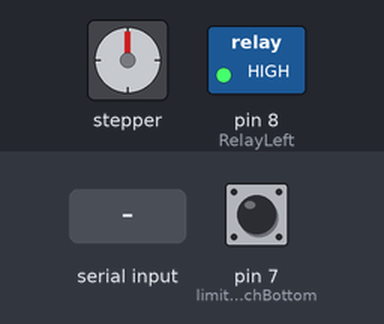
This sketch was run on a simulated Arduino Uno, built with avr-gcc and run on an emulated ATmega328P. Shown: stepper motor, switched loads named in the sketch (green lamp = pin HIGH). Dashed ring = blinking. Inputs (shaded band) come from the test bench; at power-on: pin 7 (limitSwitchBottom) LOW. Stepper angles assume 200 steps per turn; what the sketch prints to the serial monitor is not drawn.

Above: at 1.58 s.
2.3 s: "s,1\n" received over Serial
At 3.22 s:
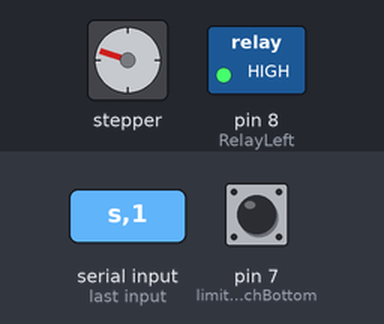
At 4.96 s:
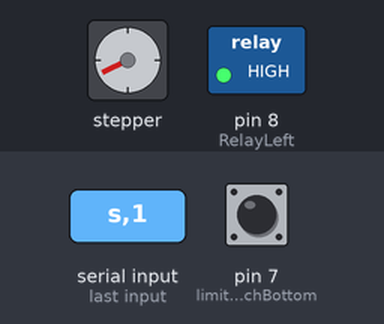
5.3 s: "w,1\n" received over Serial
At 6.5 s:
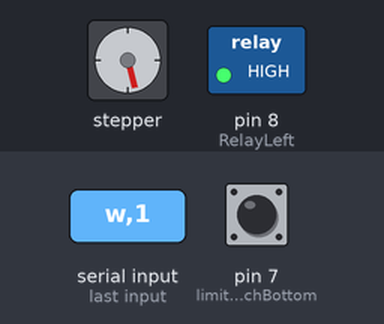
8.3 s: pin 7 (limitSwitchBottom) pulled HIGH for 0.15 s
11.4 s: pin 7 (limitSwitchBottom) pulled HIGH for 1 s
Timing chart, 0 to 21.4 s (numbered marks = the images above; inputs shaded):
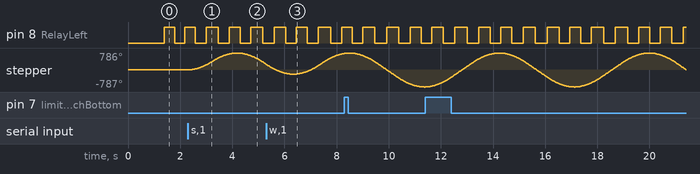

The sketch:

multi_stepper_test.ino
```cpp
#include <AccelStepper.h>
#include <MultiStepper.h>

#define MOTOR_A_ENABLE_PIN 6
#define MOTOR_A_STEP_PIN 4
#define MOTOR_A_DIR_PIN 5

#define MOTOR_B_ENABLE_PIN 1
#define MOTOR_B_STEP_PIN 3
#define MOTOR_B_DIR_PIN 2

#define RELAY_ON 1      // Define relay on pin state
#define RELAY_OFF 0     // Define relay off pin state

#define RelayLeft  8

AccelStepper stepper1(1, MOTOR_A_STEP_PIN, MOTOR_A_DIR_PIN);
AccelStepper stepper2(1, MOTOR_B_STEP_PIN, MOTOR_B_DIR_PIN);

const int limitSwitchTop = 0;
const int limitSwitchBottom = 7;

String inByte;
String splitInByte;
String command;
int pos;
int mSpeed2;
int lastLimSwitch = 1;


void setup()
{
    stepper1.setAcceleration(500.0);
    stepper2.setAcceleration(5000.0);

    pinMode(limitSwitchTop, INPUT);
    pinMode(limitSwitchBottom, INPUT);


    digitalWrite(RelayLeft, RELAY_OFF);
    pinMode(RelayLeft, OUTPUT);
    delay(1000);

    Serial.begin(9600);
    stepper2.setMaxSpeed(300);
//    stepper2.moveTo(-10000.0);
}


void startMotors(double speedH, double speedV, double dir){
  stepper1.setMaxSpeed(speedH);
  stepper1.moveTo(437);

//  stepper2.setMaxSpeed(speedV);
//  stepper2.moveTo(1000000 * dir);

}


int loops = 0;
void loop(){
loops ++;
if(Serial.available())  // if data available in serial port
      {

      inByte = Serial.readStringUntil('\n'); // read data until newline

      command = inByte.charAt(0); // takes the first character and saves it.

      inByte.remove(0,1); // now remove the letter at the begining, leaving the value.

      if(inByte.length() > 6){
        splitInByte = inByte.charAt(3);
        mSpeed2 = splitInByte.toInt();
        mSpeed2 = mSpeed2 * 100;
        inByte.remove(3, 5);
        }


      int mSpeed = inByte.toInt();// take the value and make it in an int.
      double dSpeed = (double) mSpeed;

      // send the commands
      if (command == "s"){
        startMotors(500.0, dSpeed, 1.0);
      }else if(command == "w"){
        startMotors(500.0, dSpeed, -1.0);

    }

  }


  if (digitalRead(limitSwitchTop) == HIGH){

      if(lastLimSwitch == 2){
        Serial.println("position: "+ String(stepper2.currentPosition()));
        Serial.println("top limit switch reached");
        lastLimSwitch = 1;
      }


  }
  if (digitalRead(limitSwitchBottom) == HIGH){

      if(lastLimSwitch == 1){
        Serial.println("position: " + String(stepper2.currentPosition()));
        Serial.println("bottom limit switch reached");
        stepper2.stop();
        lastLimSwitch = 2;
      }

  }

  if (stepper1.distanceToGo() == 0){
      stepper1.moveTo(-stepper1.currentPosition());
  }

  if(loops > 5000){
      digitalWrite(RelayLeft, RELAY_ON);
    }
  if(loops > 10000){
      loops = 0;
      digitalWrite(RelayLeft, RELAY_OFF);
    }


  stepper1.run();
  stepper2.run();


  }
```

Measured:
- after the input at 2.3 s, stepper: turns 786° clockwise in 1.9 s, then 518° counter-clockwise in 1.1 s
- by itself, pin 8 (RelayLeft): alternates HIGH for 0.45 s and LOW for 0.43 s
